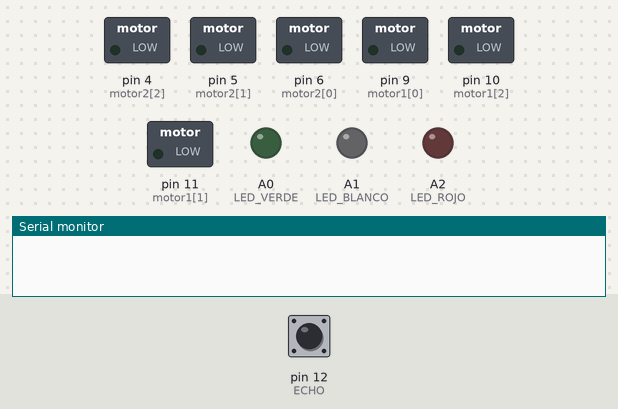
This sketch was run on a simulated Arduino Uno, built with avr-gcc and run on an emulated ATmega328P. On the bench: switched loads named in the sketch (green lamp = pin HIGH), output pins drawn as LEDs (lit = HIGH), the last lines printed to the serial monitor. The test bench sets the inputs (shaded band); at power-on: pin 12 (ECHO) LOW.

Above: at 0.1 s.
At 1.2 s:
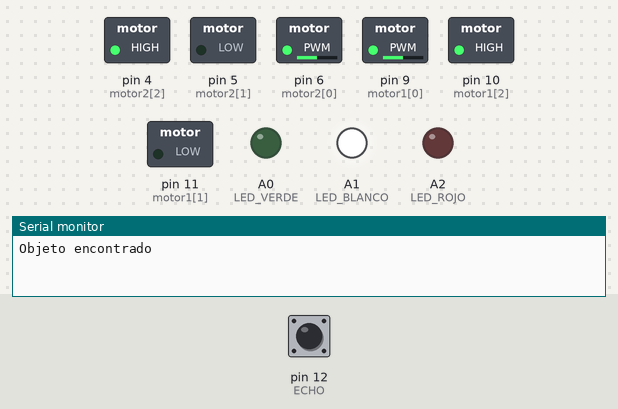
1.3 s: pin 12 (ECHO) pulsed HIGH 2 times (0.12 s each, 0.3 s apart)
At 2.1 s:
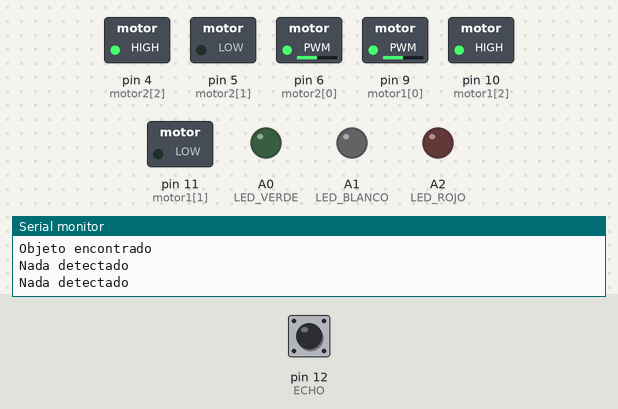
Timing chart, 0 to 4.3 s (numbered marks = the images above; inputs shaded):
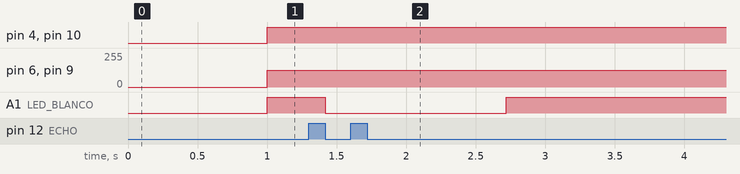

The sketch:

E3_sensorUltrasonico.ino
```cpp
#define TRIG 13
#define ECHO 12
#define LED_VERDE A0
#define LED_BLANCO A1
#define LED_ROJO A2

//Declaramos dos motores a través del puente H L293D
byte motor1[3]={9,11,10};
byte motor2[3]={6,5,4};

void setup() {
  Serial.begin(9600);
  for(int i=0;i<3;i++){ //Declaramos los pines de los motores como salidas
    pinMode(motor1[i],OUTPUT);
    pinMode(motor2[i],OUTPUT);
  }
  pinMode(LED_VERDE, OUTPUT);
  pinMode(LED_BLANCO, OUTPUT);
  pinMode(LED_ROJO, OUTPUT);
}

void loop() {
  long distancia = medirDistancia();

  if (distancia > 300 && distancia <= 430) {
    //Los motores giran hacia la izquierda y la derecha al 20%
    moverMotores(51, 0, 1);

    //Apartado de LEDs
    digitalWrite(LED_VERDE, LOW);
    digitalWrite(LED_BLANCO, LOW);
    digitalWrite(LED_ROJO, LOW);

    //Imprimir mensaje en el monitor
    Serial.println("Nada detectado");
  }

  else if (distancia>200 && distancia<=300) {
    //Los motores giran hacia la derecha al 30%
    moverMotores(77, 1, 1);

    //Apartado de LEDs
    digitalWrite(LED_VERDE, LOW);
    digitalWrite(LED_BLANCO, LOW);
    digitalWrite(LED_ROJO, HIGH);

    // Imprimir mensaje en el Monitor Serie
    Serial.print("Objeto detectado a: ");
    Serial.print(distancia);
    Serial.println(" cm");
  }

  else if (distancia>100 && distancia<=200) {
    //Los motores giran hacia la derecha al 60%
    moverMotores(153, 1, 1);

    //Apartado de LEDs
    digitalWrite(LED_VERDE, LOW);
    digitalWrite(LED_BLANCO, HIGH);
    digitalWrite(LED_ROJO, HIGH);

    //Imprimir mensaje en el monitor
    Serial.print("Objeto cerca a: ");
    Serial.print(distancia);
    Serial.println(" cm");
  }

  else if (distancia>4 && distancia<=100) {
    //Los motores giran hacia la derecha al 100%
    moverMotores(255, 1, 1);

    //Apartado de LEDs
    digitalWrite(LED_VERDE, HIGH);
    digitalWrite(LED_BLANCO, HIGH);
    digitalWrite(LED_ROJO, HIGH);

    // Imprimir mensaje en el Monitor Serie
    Serial.print("Objeto muy cerca a: ");
    Serial.print(distancia);
    Serial.println(" cm");
  }

  else if(distancia<=4) {
    //Los motores giran hacia la izquierda al 50%
    moverMotores(127, 0, 0);

    //Apartado de LEDs
    digitalWrite(LED_VERDE, LOW);
    digitalWrite(LED_BLANCO, HIGH);
    digitalWrite(LED_ROJO, LOW);

    //Imprimir mensaje en el monitor
    Serial.println("Objeto encontrado");
  }

  else{
    //Apartado de LEDs
    digitalWrite(LED_VERDE, LOW);
    digitalWrite(LED_BLANCO, LOW);
    digitalWrite(LED_ROJO, LOW);

    //Imprimir mensaje en el monitor
    Serial.println("Nada detectado");
  }
}

long medirDistancia() {
  digitalWrite(TRIG, LOW);
  delayMicroseconds(2);
  digitalWrite(TRIG, HIGH);
  delayMicroseconds(10);
  digitalWrite(TRIG, LOW);

  long t = pulseIn(ECHO, HIGH);
  //Calcula la distancia en centímetros
  long distancia = (t/29.2)/2;

  return distancia;
}

//Creamos la función moverMotores que recibirá tres valores enteros
void moverMotores(int velocidad, int M1, int M2) {
  analogWrite(motor1[0], velocidad);
  digitalWrite(motor1[1], M1);
  digitalWrite(motor1[2], !M1);
  analogWrite(motor2[0], velocidad);
  digitalWrite(motor2[1], M2);
  digitalWrite(motor2[2], !M2);
}
```

Measured:
- after the input at 1.3 s, A1 (LED_BLANCO): HIGH → LOW after 0.12 s, → HIGH 1.3 s later
